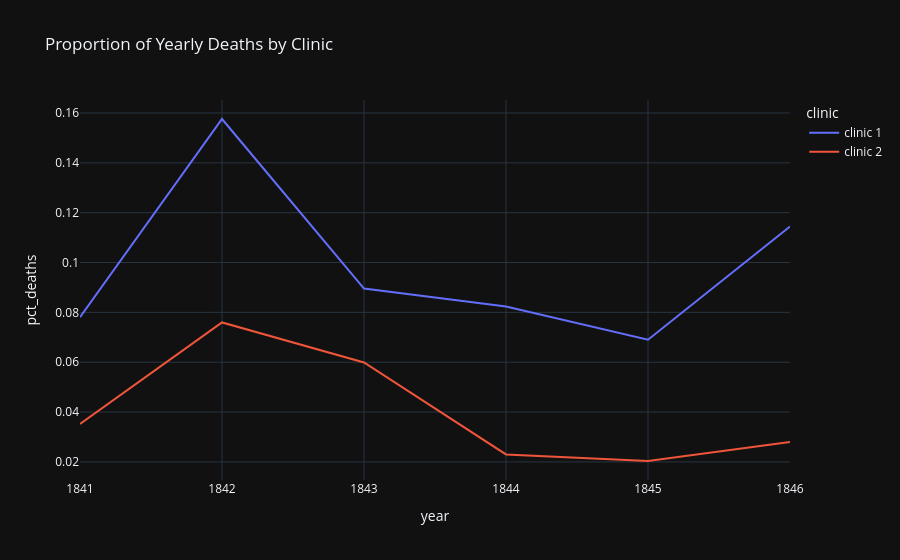

Notebook source saved alongside this figure:
### Markdown cell above
### Plotting the Proportion of Yearly Deaths by Clinic

### Code cell
line = px.line(df_yearly, 
               x='year', 
               y='pct_deaths',
               color='clinic',
               title='Proportion of Yearly Deaths by Clinic')

line.show()

### Figure 1 — Plotly figure (JSON) as saved in the notebook; plotly's stock layout.template omitted (floating-point values rounded to 4 significant figures)
{"data": [{"hovertemplate": "clinic=clinic 1<br>year=%{x}<br>pct_deaths=%{y}<extra></extra>", "legendgroup": "clinic 1", "line": {"color": "#636efa", "dash": "solid"}, "marker": {"symbol": "circle"}, "mode": "lines", "name": "clinic 1", "orientation": "v", "showlegend": true, "x": [1841, 1842, 1843, 1844, 1845, 1846], "xaxis": "x", "y": [0.07806, 0.1576, 0.08954, 0.08236, 0.06901, 0.1145], "yaxis": "y", "type": "scatter"}, {"hovertemplate": "clinic=clinic 2<br>year=%{x}<br>pct_deaths=%{y}<extra></extra>", "legendgroup": "clinic 2", "line": {"color": "#EF553B", "dash": "solid"}, "marker": {"symbol": "circle"}, "mode": "lines", "name": "clinic 2", "orientation": "v", "showlegend": true, "x": [1841, 1842, 1843, 1844, 1845, 1846], "xaxis": "x", "y": [0.03522, 0.07597, 0.05988, 0.023, 0.02036, 0.02797], "yaxis": "y", "type": "scatter"}], "layout": {"xaxis": {"anchor": "y", "domain": [0.0, 1.0], "title": {"text": "year"}}, "yaxis": {"anchor": "x", "domain": [0.0, 1.0], "title": {"text": "pct_deaths"}}, "legend": {"title": {"text": "clinic"}, "tracegroupgap": 0}, "title": {"text": "Proportion of Yearly Deaths by Clinic"}}}
